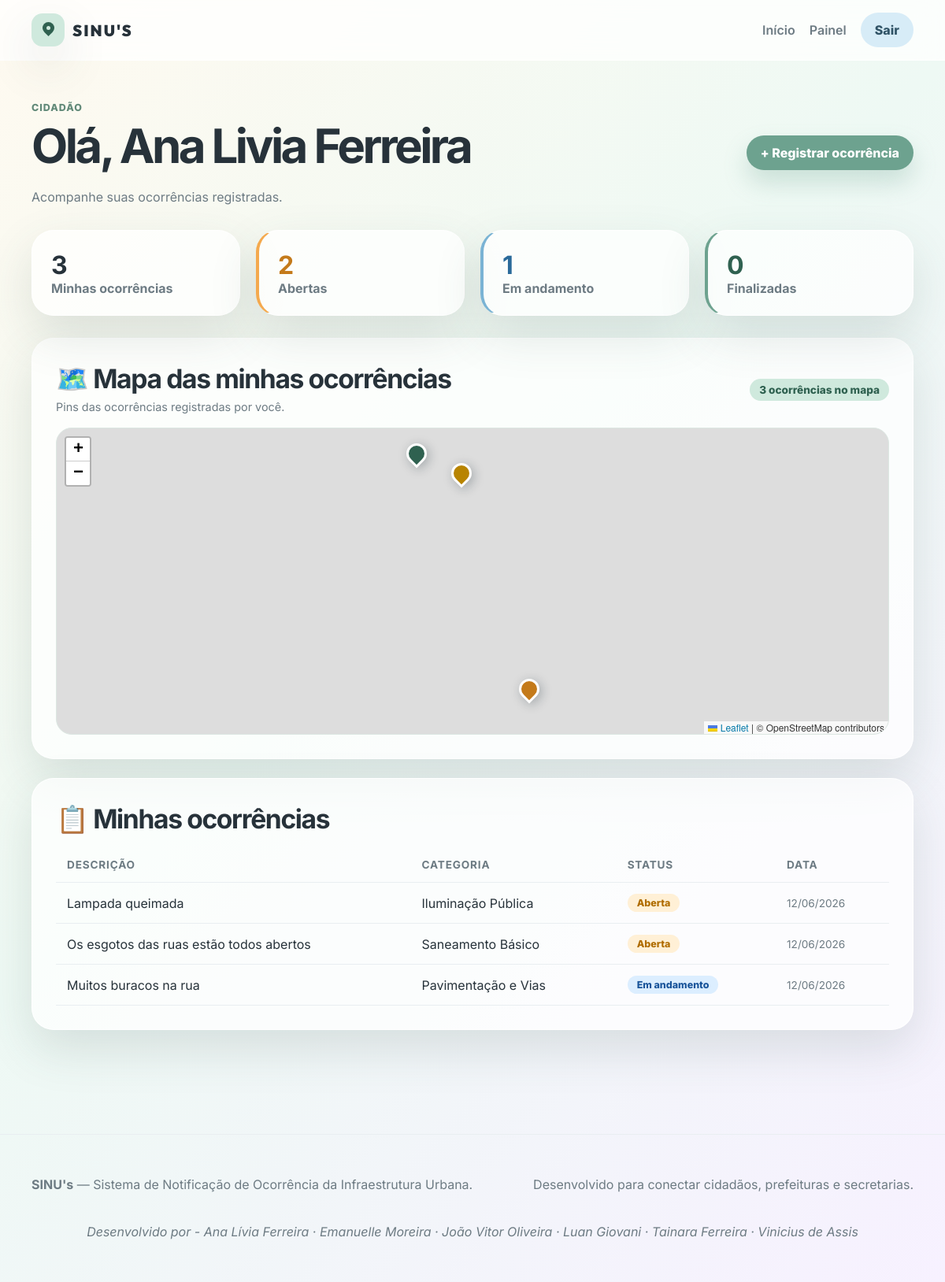
/painel/ (signed in), run on the app's committed database.
### Usuario/models.py (models this page shows, shortened)
class Usuario(AbstractUser):
    username = None
    name                 = models.CharField(max_length=100)
    email                = models.EmailField(max_length=254, unique=True)
    phone                = PhoneNumberField(region='BR')
    cep                  = BRPostalCodeField()
    tipo_usuario         = models.CharField(max_length=20, default='USUARIO')
    must_change_password = models.BooleanField(
        default=False,
        help_text='Se True, o usuário será obrigado a alterar a senha no próximo login.',
    )
    objects = UsuarioManager()
    USERNAME_FIELD  = 'email'
    REQUIRED_FIELDS = []

### Ocorrencias/models.py (models this page shows, shortened)
class Ocorrencia(models.Model):
    descricao  = models.CharField(max_length=450)
    cep        = BRPostalCodeField(blank=True, default='')
    latitude   = models.DecimalField(max_digits=9, decimal_places=6)
    longitude  = models.DecimalField(max_digits=9, decimal_places=6)
    status     = models.CharField(
                     max_length=2,
                     choices=StatusOcorrencia.choices,
                     default=StatusOcorrencia.ABERTA)
    prioridade = models.CharField(
                     max_length=1,
                     choices=PrioridadeOcorrencia.choices,
                     default=PrioridadeOcorrencia.BAIXA)
    categoria  = models.CharField(
                     max_length=2,
                     choices=CategoriaOcorrencia.choices)
    anonima    = models.BooleanField(default=False)
    usuario    = models.ForeignKey(
                     'Usuario.Usuario',
                     on_delete=models.SET_NULL,
                     null=True, blank=True,
                     related_name='ocorrencias')
    prefeitura = models.ForeignKey(
                     'Prefeitura.Prefeitura',
                     on_delete=models.RESTRICT,
                     related_name='ocorrencias')
    secretaria = models.ForeignKey(
                     'Secretaria.Secretaria',
                     on_delete=models.SET_NULL,
                     null=True, blank=True,
                     related_name='ocorrencias')
    date_created = models.DateTimeField(auto_now_add=True)
    date_update  = models.DateTimeField(auto_now=True)

### frontend/views.py (the view)
# urls.py: path('painel/',                 views.dashboard_view,          name='dashboard'),
@login_required
def dashboard_view(request):
    perfil = _perfil(request.user)
    if perfil == 'admin':
        return _dashboard_admin(request)
    if perfil == 'prefeitura':
        return _dashboard_prefeitura(request)
    if perfil == 'secretaria':
        return _dashboard_secretaria(request)
    return _dashboard_usuario(request)

### Prefeitura/models.py (called while the page is built)
    def __str__(self):
        return self.name

### Secretaria/models.py (called while the page is built)
    def __str__(self):
        return self.name

### frontend/templatetags/frontend_tags.py (called while the page is built)
@register.filter(name='has_attr')
def has_attr(obj, attr_name):
    return hasattr(obj, attr_name)

### frontend/views.py (called while the page is built, shortened)
def _perfil(user):
    if user.is_staff or user.is_superuser:
        return 'admin'
    if hasattr(user, 'prefeitura'):
        return 'prefeitura'
    if hasattr(user, 'secretaria_vinculada'):
        return 'secretaria'
    return 'usuario'

def _dashboard_usuario(request):
    user = request.user
    form = OcorrenciaForm(request.POST or None, request.FILES or None, anonimo=True)
    minhas = Ocorrencia.objects.filter(usuario=user).select_related(
        'prefeitura', 'secretaria'
    ).order_by('-date_created')
    context = {
        'perfil':            'usuario',
        'form':              form,
        'minhas_ocorrencias': minhas,
        'ocorrencias_mapa':  _ocorrencias_mapa_payload(minhas),
        'total':             minhas.count(),
        'abertas':           minhas.filter(status='AB').count(),
        'em_andamento':      minhas.filter(status__in=['EA', 'AT']).count(),
        'finalizadas':       minhas.filter(status='RE').count(),
    }
    return render(request, 'frontend/dashboard_usuario.html', context)

### SINUs_final/frontend/templates/frontend/dashboard_usuario.html (shortened to what this page needs)
{% extends 'frontend/base.html' %}
{% load static %}
{% block extra_css %}
<link rel="stylesheet" href="https://unpkg.com/leaflet@1.9.4/dist/leaflet.css">
{% endblock %}
{% block content %}
<section class="container dashboard">
  <div class="section-title row-between" style="margin-bottom: 28px;">
    <div>
      <span class="eyebrow">Cidadão</span>
      <h1>Olá, {{ request.user.name|default:request.user.email }}</h1>
      <p style="margin: 0;">Acompanhe suas ocorrências registradas.</p>
    </div>
    <a class="btn btn-primary" href="#registrar" id="btn-registrar">
      + Registrar ocorrência
    </a>
  </div>
  <div class="stats-grid" style="margin-bottom: 28px;">
    <div class="stat-card"><strong>{{ total }}</strong><span>Minhas ocorrências</span></div>
    <div class="stat-card" style="border-left: 4px solid #f4a94e;">
      <strong style="color: #c47a1a;">{{ abertas }}</strong><span>Abertas</span>
    </div>
    <div class="stat-card" style="border-left: 4px solid #7ab3d4;">
      <strong style="color: #2a6a9a;">{{ em_andamento }}</strong><span>Em andamento</span>
    </div>
    <div class="stat-card" style="border-left: 4px solid #6da28f;">
      <strong style="color: #2f6150;">{{ finalizadas }}</strong><span>Finalizadas</span>
    </div>
  </div>
  <article class="panel-card dashboard-map-card" style="margin-bottom: 24px;">
    <div class="row-between" style="margin-bottom: 14px; flex-wrap: wrap; gap: 12px;">
      <div>
        <h2 style="margin: 0;">🗺️ Mapa das minhas ocorrências</h2>
        <p style="margin: 4px 0 0; color: var(--muted); font-size: .9rem;">Pins das ocorrências registradas por você.</p>
      </div>
      <span class="map-count">{{ ocorrencias_mapa|length }} ocorrências no mapa</span>
    </div>
    <div class="dashboard-map" data-dashboard-map data-points-script="usuario-ocorrencias-map-data" data-default-lat="-22.3572" data-default-lng="-47.3842"></div>
  </article>
  <article class="panel-card" style="margin-bottom: 24px;">
    <h2>📋 Minhas ocorrências</h2>
    {% if minhas_ocorrencias %}
      <div class="table-wrap" style="margin-top: 16px;">
        <table>
          <thead>
            <tr>
              <th>Descrição</th>
              <th>Categoria</th>
              <th>Status</th>
              <th>Data</th>
            </tr>
          </thead>
          <tbody>
            {% for oc in minhas_ocorrencias %}
            <tr>
              <td style="max-width: 320px; white-space: nowrap; overflow: hidden; text-overflow: ellipsis;">
                {{ oc.descricao }}
              </td>
              <td>{{ oc.get_categoria_display }}</td>
              <td>
                {% if oc.status == 'AB' %}
                  <span class="badge badge-warn">Aberta</span>
                {% elif oc.status == 'EA' %}
                  <span class="badge badge-blue">Em andamento</span>
                {% elif oc.status == 'RE' %}
                  <span class="badge badge-ok">Finalizada</span>
                {% else %}
                  <span class="badge">{{ oc.get_status_display }}</span>
                {% endif %}
              </td>
              <td style="color: var(--muted); font-size: .85rem;">
                {{ oc.date_created|date:"d/m/Y" }}
              </td>
            </tr>
            {% endfor %}
          </tbody>
        </table>
      </div>
    {% else %}
      <div class="empty-state">
        <span style="font-size: 2.5rem;">🗺️</span>
        <p>Você ainda não registrou nenhuma ocorrência.</p>
        <p style="font-size: .9rem;">Clique em "Registrar ocorrência" para começar.</p>
      </div>
    {% endif %}
  </article>
</section>
{% endblock %}

### frontend/static/frontend/css/styles.css (style rules this page uses)
:root { --mint: #cfe9dd; --mint-strong: #8fb9a8; --sky: #d7ecf7; --pink: #f8d7da; --cream: #fff7e8; --lavender: #e9ddff; --text: #27323a; --muted: #6d7b83; --white: #ffffff; --line: #e9eef1; --shadow: 0 24px 60px rgba(63, 89, 80, .15); --radius: 28px; }
* { box-sizing: border-box; }
body { margin: 0; font-family: Inter, Arial, sans-serif; color: var(--text); background: linear-gradient(135deg, #fffaf0, #eef9f4 45%, #f7f1ff); }
a { color: inherit; text-decoration: none; }
.container { width: min(1120px, calc(100% - 32px)); margin: 0 auto; }
.btn { display: inline-flex; align-items: center; justify-content: center; border: 0; border-radius: 999px; padding: 12px 18px; font-weight: 800; cursor: pointer; transition: transform .2s ease, box-shadow .2s ease; }
.btn-primary { background: #6da28f; color: white; box-shadow: 0 16px 30px rgba(109,162,143,.28); }
.eyebrow { display: inline-block; color: #618978; font-weight: 800; letter-spacing: .08em; text-transform: uppercase; font-size: .78rem; margin-bottom: 12px; }
h1 { font-size: clamp(2.2rem, 5vw, 4.5rem); line-height: .98; margin: 0 0 22px; letter-spacing: -0.06em; }
h2 { font-size: clamp(1.5rem, 3vw, 2.1rem); margin: 0 0 16px; letter-spacing: -0.04em; }
p { color: var(--muted); line-height: 1.7; }
.glass-card, .form-card, .panel-card, .feature-card, .stat-card { background: rgba(255,255,255,.72); border: 1px solid rgba(255,255,255,.9); box-shadow: var(--shadow); border-radius: var(--radius); }
.section-title { margin-bottom: 24px; }
.cards-3, .stats-grid, .admin-grid, .crud-grid, .auth-section { display: grid; gap: 20px; }
.stats-grid { grid-template-columns: repeat(4, 1fr); }
.stat-card { padding: 24px; }
.stat-card strong { display: block; font-size: 2rem; }
.stat-card span { color: var(--muted); font-weight: 700; }
.auth-aside, .form-card, .panel-card { padding: 30px; }
.dashboard { padding: 48px 0; }
.row-between { display: flex; justify-content: space-between; gap: 20px; align-items: center; }
.table-wrap { overflow-x: auto; }
table { width: 100%; border-collapse: collapse; }
th, td { padding: 14px; border-bottom: 1px solid var(--line); text-align: left; }
th { color: var(--muted); font-size: .85rem; text-transform: uppercase; letter-spacing: .06em; }
.badge { background: var(--mint); color: #386655; padding: 8px 10px; border-radius: 999px; font-weight: 800; white-space: nowrap; }
.badge { display: inline-block; padding: 4px 12px; border-radius: 999px; font-size: .78rem; font-weight: 800; background: var(--line); color: var(--text); }
.badge-warn { background: #fff0d6; color: #b06d00; }
.badge-blue { background: #dceeff; color: #1a559a; }
.dashboard-map-card { overflow: hidden; }
.dashboard-map { width: 100%; height: 390px; min-height: 300px; border: 1px solid #dce7e2; border-radius: 20px; overflow: hidden; background: #eef4f1; }
.map-count { display: inline-flex; align-items: center; justify-content: center; background: var(--mint); color: #2f6150; font-weight: 800; padding: 6px 12px; border-radius: 999px; font-size: .85rem; }

### data on the page
Usuario: user.name "Ana Livia Ferreira"
Ocorrencia: descricao "Lampada queimada", categoria "Iluminação Pública", status "Aberta", date_created "12/06/2026"
Ocorrencia: descricao "Os esgotos das ruas estão todos abertos", categoria "Saneamento Básico", status "Aberta", date_created "12/06/2026"
Ocorrencia: descricao "Muitos buracos na rua", categoria "Pavimentação e Vias", status "Em andamento", date_created "12/06/2026"

### other printed values
{{ total }} "3"
{{ abertas }} "2"
{{ em_andamento }} "1"
{{ finalizadas }} "0"
{{ ocorrencias_mapa|length }} "3"
